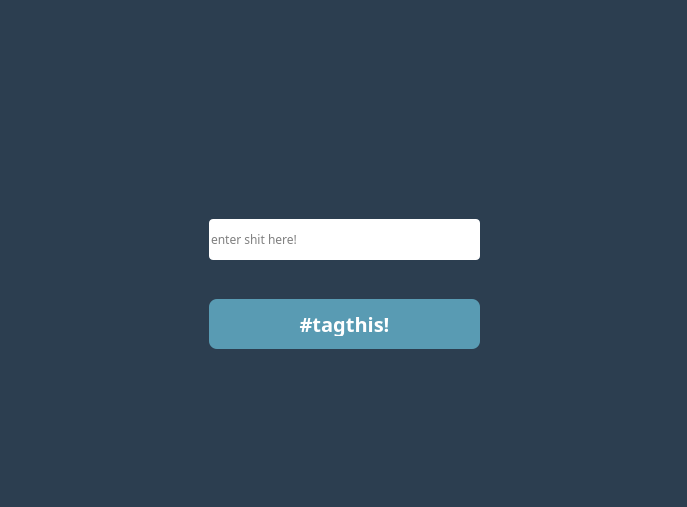
<?xml version="1.0" encoding="UTF-8"?>
<ui version="4.0">
 <class>Form</class>
 <widget class="QWidget" name="Form">
  <property name="geometry">
   <rect>
    <x>0</x>
    <y>0</y>
    <width>687</width>
    <height>507</height>
   </rect>
  </property>
  <property name="minimumSize">
   <size>
    <width>687</width>
    <height>507</height>
   </size>
  </property>
  <property name="windowTitle">
   <string>Form</string>
  </property>
  <property name="styleSheet">
   <string notr="true">#topFrame QPushButton:hover {
	background-color:#408c99;

}

#topFrame  QPushButton{
	box-shadow: 0px 10px 14px -7px #276873;
	background:qlineargradient(spread:pad, x1:0, y1:0, x2:1, y2:0, stop:0 #599bb3, stop:1 #408c99);
	background-color:#599bb3;
	-moz-border-radius:8px;
	-webkit-border-radius:8px;
	border-radius:8px;
	display:inline-block;
	cursor:pointer;
	color:#ffffff;
	font-family:Purisa;
	font-size:20px;
	font-weight:bold;
	padding:13px 32px;
	text-decoration:none;
	text-shadow:0px 1px 0px #3d768a;
}

#topFrame QPushButton:pressed {
background-color:#fff;
position:relative;
	top:1px;
}
#topFrame{
background-color: #2c3e50; /* fallback for old browsers */
 /*background: qlineargradient(x1: 0, y1: 0, x2: 0, y2: 1,
                                stop: 0 #D3D3D3, stop: 0.4 #D8D8D8,
                                stop: 0.5 #DDDDDD, stop: 1.0 #E1E1E1);*/
 /* fallback for old browsers */
/*background: -webkit-linear-gradient(to left, #2c3e50 , #3498db); /* Chrome 10-25, Safari 5.1-6 */
/*background: linear-gradient(to left, #2c3e50 , #3498db);  W3C, IE 10+/ Edge, Firefox 16+, Chrome 26+, Opera 12+, Safari 7+ */
        
background: qlineargradient(x1: 0, y1: 0, x2: 0, y2: 1,
                                stop: 0  #2c3e50, stop: 1 #3498db);
}
#frame_2{
background-color: #2c3e50; /* fallback for old browsers */
 /*background: qlineargradient(x1: 0, y1: 0, x2: 0, y2: 1,
                                stop: 0 #D3D3D3, stop: 0.4 #D8D8D8,
                                stop: 0.5 #DDDDDD, stop: 1.0 #E1E1E1);*/
/* fallback for old browsers */
/*background: -webkit-linear-gradient(to left, #2c3e50 , #3498db); /* Chrome 10-25, Safari 5.1-6 */
/*background: linear-gradient(to left, #2c3e50 , #3498db);  W3C, IE 10+/ Edge, Firefox 16+, Chrome 26+, Opera 12+, Safari 7+ */
        
background: qlineargradient(x1: 0, y1: 0, x2: 0, y2: 1,
                                stop: 0  #2c3e50, stop: 1 #3498db);
}</string>
  </property>
  <widget class="QFrame" name="topFrame">
   <property name="geometry">
    <rect>
     <x>-21</x>
     <y>-11</y>
     <width>731</width>
     <height>521</height>
    </rect>
   </property>
   <property name="frameShape">
    <enum>QFrame::StyledPanel</enum>
   </property>
   <property name="frameShadow">
    <enum>QFrame::Raised</enum>
   </property>
   <widget class="QPushButton" name="second">
    <property name="geometry">
     <rect>
      <x>230</x>
      <y>310</y>
      <width>271</width>
      <height>50</height>
     </rect>
    </property>
    <property name="font">
     <font>
      <family>Purisa</family>
      <pointsize>-1</pointsize>
      <weight>75</weight>
      <bold>true</bold>
      <underline>false</underline>
      <strikeout>false</strikeout>
     </font>
    </property>
    <property name="text">
     <string>#tagthis!</string>
    </property>
   </widget>
   <widget class="QFrame" name="frame">
    <property name="geometry">
     <rect>
      <x>120</x>
      <y>50</y>
      <width>491</width>
      <height>141</height>
     </rect>
    </property>
    <property name="styleSheet">
     <string notr="true">#frame{
image: url(/home/suryansh/Documents/ShowImage.png);
border:None;
}</string>
    </property>
    <property name="frameShape">
     <enum>QFrame::StyledPanel</enum>
    </property>
    <property name="frameShadow">
     <enum>QFrame::Raised</enum>
    </property>
   </widget>
   <widget class="QLineEdit" name="lineEdit">
    <property name="geometry">
     <rect>
      <x>230</x>
      <y>230</y>
      <width>271</width>
      <height>41</height>
     </rect>
    </property>
    <property name="font">
     <font>
      <family>Purisa</family>
     </font>
    </property>
    <property name="contextMenuPolicy">
     <enum>Qt::DefaultContextMenu</enum>
    </property>
    <property name="accessibleName">
     <string/>
    </property>
    <property name="autoFillBackground">
     <bool>false</bool>
    </property>
    <property name="styleSheet">
     <string notr="true">#lineEdit{
border:None;
border-radius:4px;
border-color:blue;
}</string>
    </property>
    <property name="text">
     <string/>
    </property>
    <property name="placeholderText">
     <string>enter shit here!</string>
    </property>
   </widget>
  </widget>
 </widget>
 <resources/>
 <connections/>
</ui>
